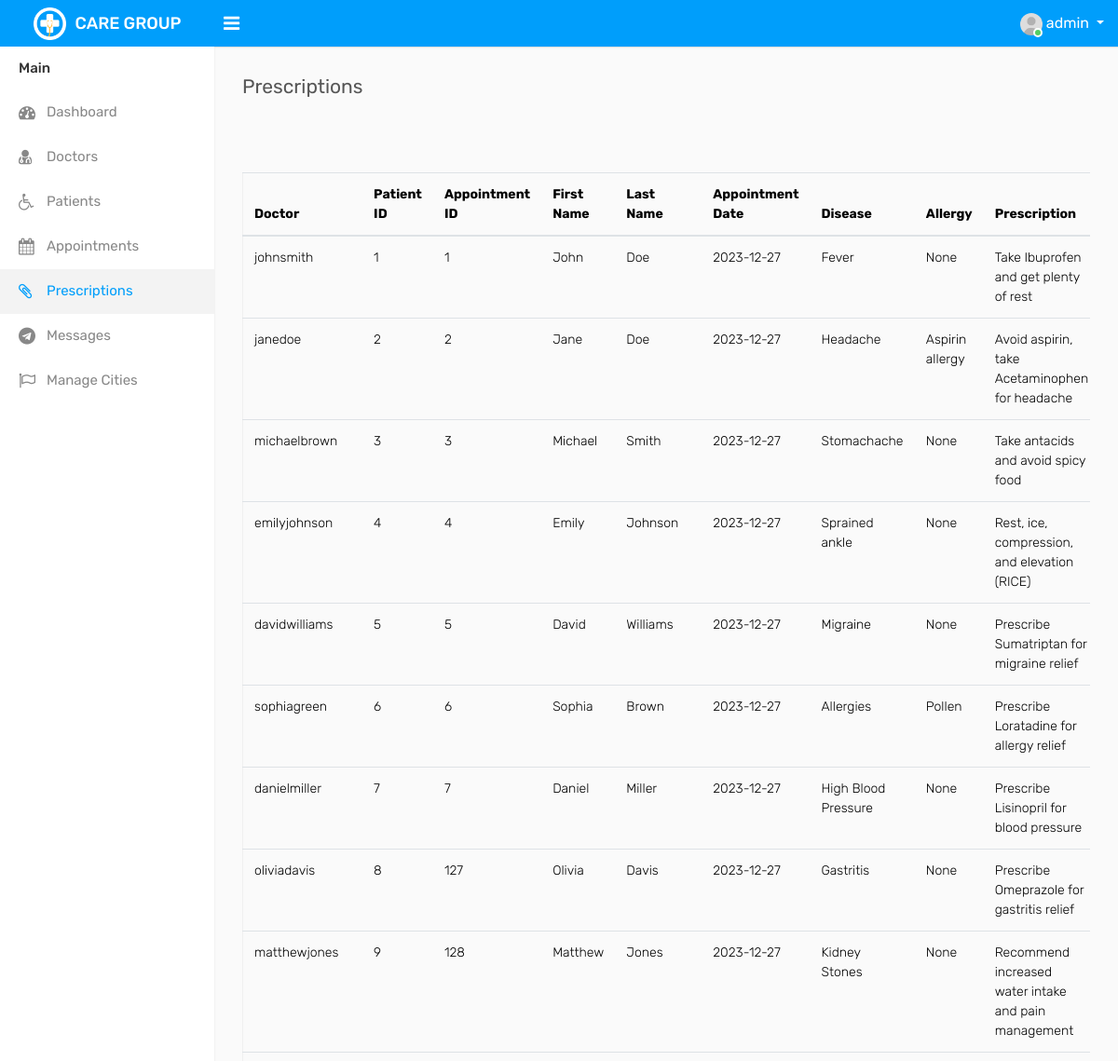
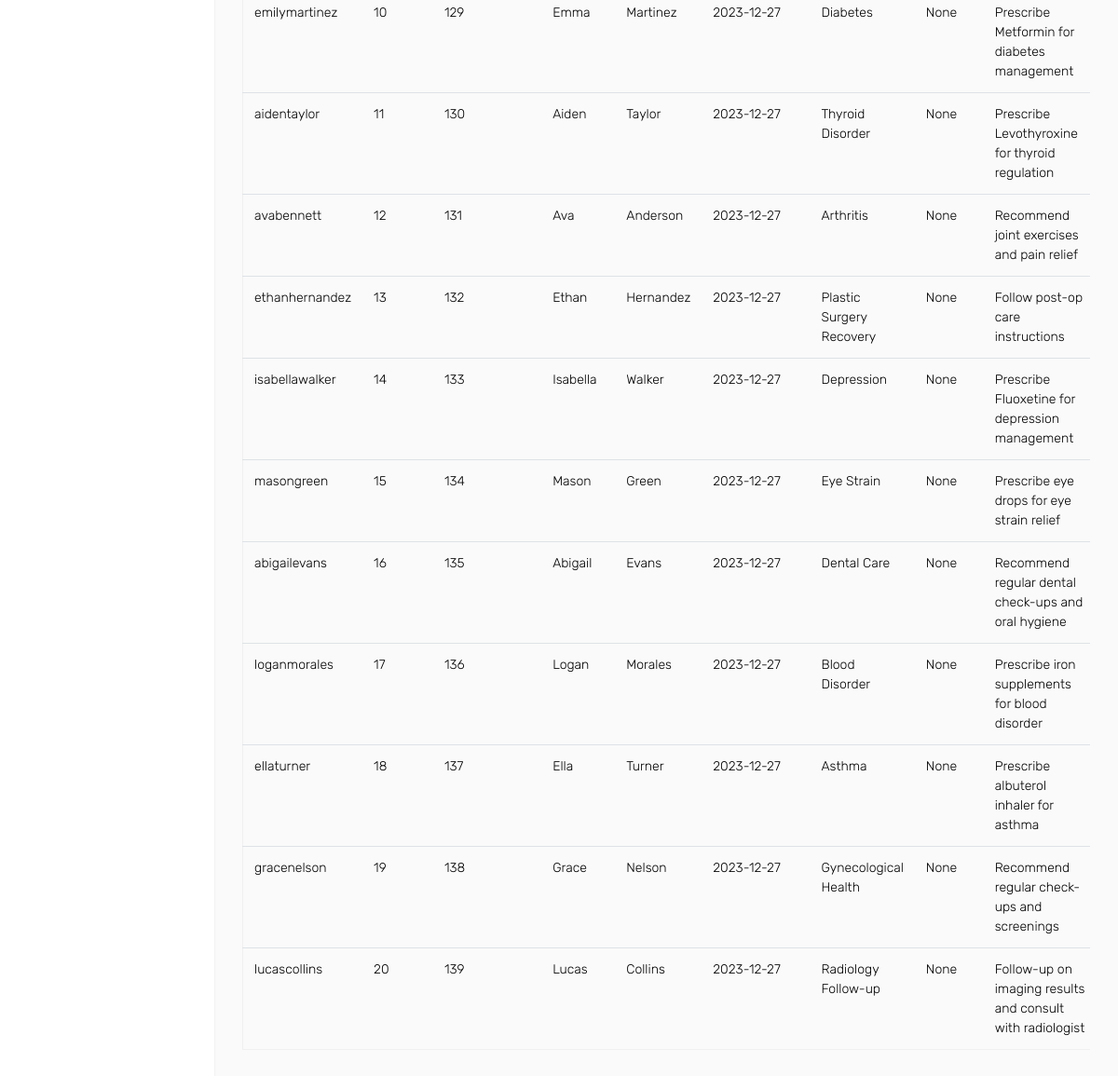
Page /admin/prescriptions.php (signed in) on the earlier database version (2 pictures, top to bottom).
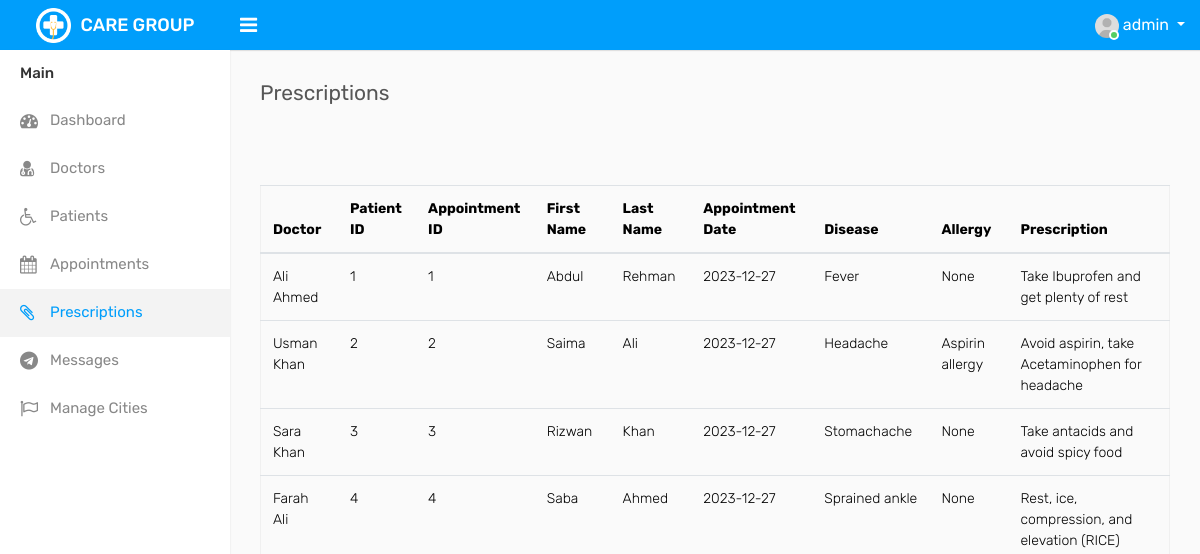
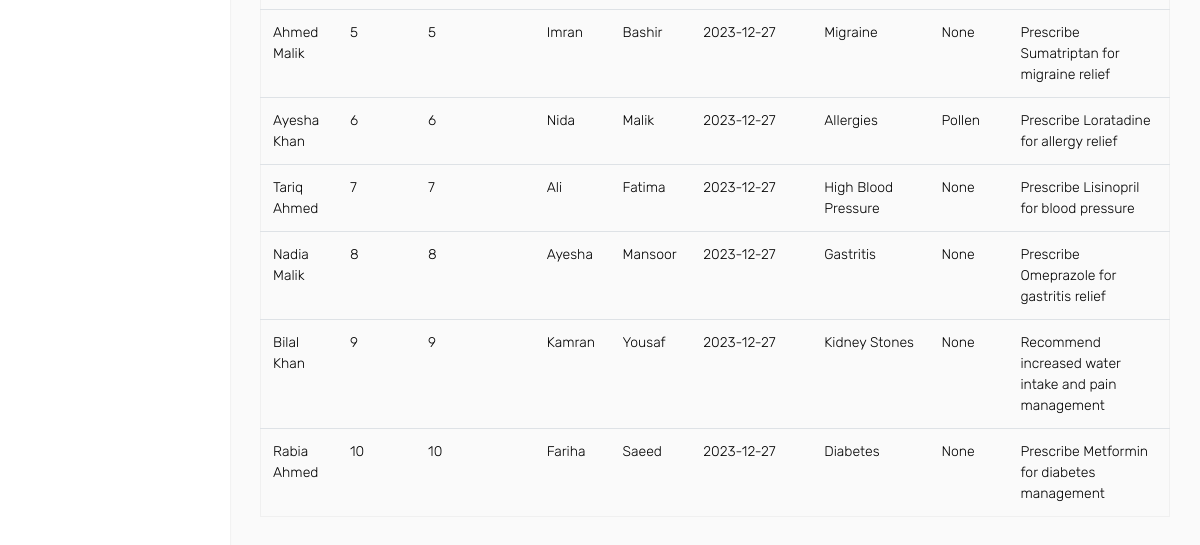
Same page on the later database version (2 pictures, top to bottom).
### tables this page shows
CREATE TABLE `prestb` (
  `doctor` varchar(50) NOT NULL,
  `pid` int(11) NOT NULL,
  `ID` int(11) NOT NULL,
  `fname` varchar(50) NOT NULL,
  `lname` varchar(50) NOT NULL,
  `appdate` date NOT NULL,
  `disease` varchar(250) NOT NULL,
  `allergy` varchar(250) NOT NULL,
  `prescription` varchar(1000) NOT NULL
);

### admin/prescriptions.php (the view, shortened to what this page needs)
<?php
    require_once "include/header.php";
    require_once "include/sidebar.php";
?>
<div class="page-wrapper">
    <div class="content">
        <div class="row">
            <div class="col-sm-4 col-3">
                <h4 class="page-title">Prescriptions</h4>
            </div>
        </div>
        <div class="row">
            <div class="col-md-12">
                <div class="table-responsive">
                    <table class="table table-border table-striped custom-table datatable mb-0">
                        <div class="tab-pane fade" id="list-pat" role="tabpanel" aria-labelledby="list-pat-list">
                            <table class="table table-hover">
                                <thead>
                                    <tr>
                                        <th scope="col">Doctor</th>
                                        <th scope="col">Patient ID</th>
                                        <th scope="col">Appointment ID</th>
                                        <th scope="col">First Name</th>
                                        <th scope="col">Last Name</th>
                                        <th scope="col">Appointment Date</th>
                                        <th scope="col">Disease</th>
                                        <th scope="col">Allergy</th>
                                        <th scope="col">Prescription</th>
                                    </tr>
                                </thead>
                                <tbody>
                                <?php
                                    global $con;
                                    $query = "select * from prestb";
                                    $result = mysqli_query($con,$query);
                                    while ($row = mysqli_fetch_array($result)){
                                    $doctor = $row['doctor'];
                                    $pid = $row['pid'];
                                    $ID = $row['ID'];
                                    $fname = $row['fname'];
                                    $lname = $row['lname'];
                                    $appdate = $row['appdate'];
                                    $disease = $row['disease'];
                                    $allergy = $row['allergy'];
                                    $pres = $row['prescription'];
                                    echo "<tr>
                                        <td>$doctor</td>
                                        <td>$pid</td>
                                        <td>$ID</td>
                                        <td>$fname</td>
                                        <td>$lname</td>
                                        <td>$appdate</td>
                                        <td>$disease</td>
                                        <td>$allergy</td>
                                        <td>$pres</td>
                                    </tr>";
                                    }
                                ?>
                                </tbody>
                            </table>
                            <br>
                        </div>
                    </table>
                </div>
            </div>
        </div>
    </div>
</div>
</div>
</body>
</html>

Differences in the rows shown:
removed prestb: doctor "aidentaylor", pid "11", ID "130", fname "Aiden", lname "Taylor", appdate "2023-12-27", disease "Thyroid Disorder", allergy "None", prescription "Prescribe Levothyroxine for thyroid regulation"
removed prestb: doctor "avabennett", pid "12", ID "131", fname "Ava", lname "Anderson", appdate "2023-12-27", disease "Arthritis", allergy "None", prescription "Recommend joint exercises and pain relief"
removed prestb: doctor "ethanhernandez", pid "13", ID "132", fname "Ethan", lname "Hernandez", appdate "2023-12-27", disease "Plastic Surgery Recovery", allergy "None", prescription "Follow post-op care instructions"
removed prestb: doctor "isabellawalker", pid "14", ID "133", fname "Isabella", lname "Walker", appdate "2023-12-27", disease "Depression", allergy "None", prescription "Prescribe Fluoxetine for depression management"
removed prestb: doctor "masongreen", pid "15", ID "134", fname "Mason", lname "Green", appdate "2023-12-27", disease "Eye Strain", allergy "None", prescription "Prescribe eye drops for eye strain relief"
removed prestb: doctor "abigailevans", pid "16", ID "135", fname "Abigail", lname "Evans", appdate "2023-12-27", disease "Dental Care", allergy "None", prescription "Recommend regular dental check-ups and oral hygiene"
removed prestb: doctor "loganmorales", pid "17", ID "136", fname "Logan", lname "Morales", appdate "2023-12-27", disease "Blood Disorder", allergy "None", prescription "Prescribe iron supplements for blood disorder"
removed prestb: doctor "ellaturner", pid "18", ID "137", fname "Ella", lname "Turner", appdate "2023-12-27", disease "Asthma", allergy "None", prescription "Prescribe albuterol inhaler for asthma"
removed prestb: doctor "gracenelson", pid "19", ID "138", fname "Grace", lname "Nelson", appdate "2023-12-27", disease "Gynecological Health", allergy "None", prescription "Recommend regular check-ups and screenings"
removed prestb: doctor "lucascollins", pid "20", ID "139", fname "Lucas", lname "Collins", appdate "2023-12-27", disease "Radiology Follow-up", allergy "None", prescription "Follow-up on imaging results and consult with radiologist"
changed prestb "Fever": doctor "johnsmith" → "Ali Ahmed"; fname "John" → "Abdul"; lname "Doe" → "Rehman"
changed prestb "Headache": doctor "janedoe" → "Usman Khan"; fname "Jane" → "Saima"; lname "Doe" → "Ali"
changed prestb "Stomachache": doctor "michaelbrown" → "Sara Khan"; fname "Michael" → "Rizwan"; lname "Smith" → "Khan"
changed prestb "Sprained ankle": doctor "emilyjohnson" → "Farah Ali"; fname "Emily" → "Saba"; lname "Johnson" → "Ahmed"
changed prestb "Migraine": doctor "davidwilliams" → "Ahmed Malik"; fname "David" → "Imran"; lname "Williams" → "Bashir"
changed prestb "Allergies": doctor "sophiagreen" → "Ayesha Khan"; fname "Sophia" → "Nida"; lname "Brown" → "Malik"
changed prestb "High Blood Pressure": doctor "danielmiller" → "Tariq Ahmed"; fname "Daniel" → "Ali"; lname "Miller" → "Fatima"
changed prestb "Gastritis": doctor "oliviadavis" → "Nadia Malik"; ID "127" → "8"; fname "Olivia" → "Ayesha"; lname "Davis" → "Mansoor"
changed prestb "Kidney Stones": doctor "matthewjones" → "Bilal Khan"; ID "128" → "9"; fname "Matthew" → "Kamran"; lname "Jones" → "Yousaf"
changed prestb "Diabetes": doctor "emilymartinez" → "Rabia Ahmed"; ID "129" → "10"; fname "Emma" → "Fariha"; lname "Martinez" → "Saeed"
